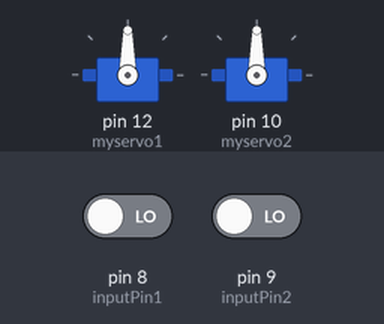
Bench run of a sketch on a simulated Arduino Uno, built with avr-gcc and run on an emulated ATmega328P. Shown: 2 × servo. The inputs (shaded band) are chosen by the test bench; at power-on: pin 8 (inputPin1) LOW, pin 9 (inputPin2) LOW.

Above: at 0.05 s.
At 10.55 s:
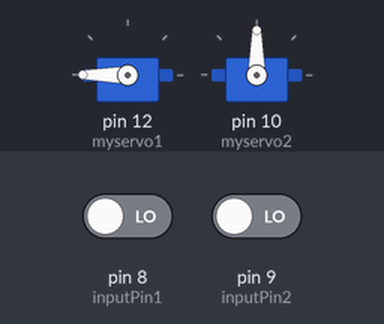
At 21.2 s:
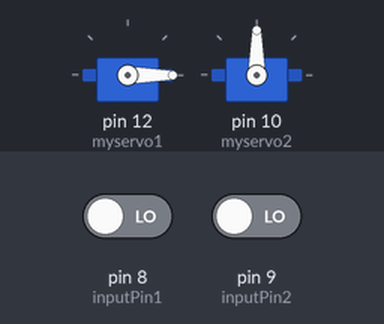
At 42.5 s:
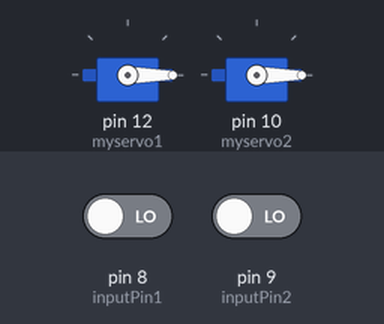
Timing chart, 0 to 55.3 s (numbered marks = the images above):
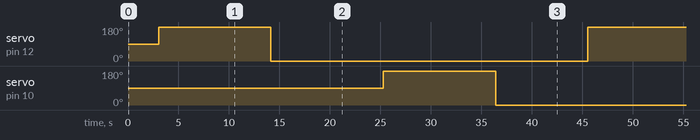

Measured:
- by itself, servo on pin 12 (myservo1), servo on pin 10 (myservo2): alternates 180° for 11.1 s and 0° for 31.4 s

The sketch:

Stepper_1_Control_gerak_OK.ino
```cpp
#include <Servo.h>

#define dirPin_step1 2
#define stepPin_step1 3
#define dirPin_step2 6
#define stepPin_step2 5
#define steps1PerRevolution 1200
#define steps2PerRevolution 1000

int inputPin1 = 8;
int inputPin2 = 9;
int val1 = 0;
int val2 = 0;

Servo myservo1, myservo2;

void setup() {
  // Declare pin sebagai output
  pinMode(stepPin_step1, OUTPUT);
  pinMode(dirPin_step1, OUTPUT);
  pinMode(stepPin_step2, OUTPUT);
  pinMode(dirPin_step2, OUTPUT);
  pinMode(inputPin1, INPUT); // sensor 1 sebagai input
  pinMode(inputPin2, INPUT); // sensor 2 sebagai input
  myservo1.attach(12);
  myservo2.attach(10);
}
void loop() {

  val1 = digitalRead(inputPin1);

  if (val1 == HIGH){
    // pass

    myservo1.write(0);
    delay(10);

    myservo2.write(0);
    delay(10);


  }

  else {

  /* --INI UNTUK STEPPER 2 BERGERAK KE BAWAH-- */

    digitalWrite(dirPin_step2, LOW); // turun
    // motor bergerak 4 step dikali dengan revolusi
    for (int i = 0; i < 4 * steps2PerRevolution; i++) {
      // perintah
      digitalWrite(stepPin_step2, HIGH);
      delayMicroseconds(250);
      digitalWrite(stepPin_step2, LOW);
      delayMicroseconds(250);
    }

    delay(1000); //delay 1 detik

    myservo1.write(180); //capit
    delay(10);

    delay(1000);

    digitalWrite(dirPin_step2, HIGH); //naik
    // motor bergerak 4 step dikali dengan revolusi
    for (int i = 0; i < 4 * steps2PerRevolution; i++) {
      // perintah
      digitalWrite(stepPin_step2, HIGH);
      delayMicroseconds(250);
      digitalWrite(stepPin_step2, LOW);
      delayMicroseconds(250);
    }

    delay(1000); //delay 1 detik

    /* --INI UNTUK STEPPER 1 BERGERAK KE KIRI-- */

    digitalWrite(dirPin_step1, HIGH); //kiri
    // motor bergerak 4 step dikali dengan revolusi
    for (int i = 0; i < 5 * steps1PerRevolution; i++) {
      // perintah
      digitalWrite(stepPin_step1, HIGH);
      delayMicroseconds(250);
      digitalWrite(stepPin_step1, LOW);
      delayMicroseconds(250);
    }

    delay(1000); // delay 1 detik

    /* --STEPPER 2 TURUN DAN NAIK KEMBALI -- */

    digitalWrite(dirPin_step2, LOW); //turun
    // motor bergerak 4 step dikali dengan revolusi
    for (int i = 0; i < 4 * steps2PerRevolution; i++) {
      // perintah
      digitalWrite(stepPin_step2, HIGH);
      delayMicroseconds(250);
      digitalWrite(stepPin_step2, LOW);
      delayMicroseconds(250);
    }

    delay(1000);

    myservo1.write(0); // Lepas
    delay(10);

    delay(1000); // delay 1 detik

    digitalWrite(dirPin_step2, HIGH); //naik
    // motor bergerak 4 step dikali dengan revolusi
    for (int i = 0; i < 4 * steps2PerRevolution; i++) {
      // perintah
      digitalWrite(stepPin_step2, HIGH);
      delayMicroseconds(250);
      digitalWrite(stepPin_step2, LOW);
      delayMicroseconds(250);
    }

    delay(1000);

    /* -- Stepper 1 bergerak ke kanan -- */

    digitalWrite(dirPin_step1, LOW); // kanan
    // motor bergerak 4 step dikali dengan revolusi
    for (int i = 0; i < 5 * steps1PerRevolution; i++) {
      // perintah
      digitalWrite(stepPin_step1, HIGH);
      delayMicroseconds(250);
      digitalWrite(stepPin_step1, LOW);
      delayMicroseconds(250);
    }

    delay(1000);

    /* -- STEPPER 2 TURUN DAN NAIK KEMBALI -- */

    digitalWrite(dirPin_step2, LOW); // turun
    // motor bergerak 4 step dikali dengan revolusi
    for (int i = 0; i < 4 * steps2PerRevolution; i++) {
      // perintah
      digitalWrite(stepPin_step2, HIGH);
      delayMicroseconds(250);
      digitalWrite(stepPin_step2, LOW);
      delayMicroseconds(250);
    }

    delay(1000); //delay 1 detik

    myservo2.write(180); // capit
    delay(10);

    delay(1000);

    digitalWrite(dirPin_step2, HIGH); //naik
    // motor bergerak 4 step dikali dengan revolusi
    for (int i = 0; i < 4 * steps2PerRevolution; i++) {
      // perintah
      digitalWrite(stepPin_step2, HIGH);
      delayMicroseconds(250);
      digitalWrite(stepPin_step2, LOW);
      delayMicroseconds(250);
    }

    delay(1000); //delay 1 detik

    /* -- Stepper 1 bergerak ke kanan -- */

    digitalWrite(dirPin_step1, HIGH); // kanan
    // motor bergerak 4 step dikali dengan revolusi
    for (int i = 0; i < 5 * steps1PerRevolution; i++) {
      // perintah
      digitalWrite(stepPin_step1, HIGH);
      delayMicroseconds(250);
      digitalWrite(stepPin_step1, LOW);
      delayMicroseconds(250);
    }

    delay(1000);

    /* -- STEPPER 2 TURUN DAN NAIK KEMBALI -- */

    digitalWrite(dirPin_step2, LOW); // turun
    // motor bergerak 4 step dikali dengan revolusi
    for (int i = 0; i < 4 * steps2PerRevolution; i++) {
      // perintah
      digitalWrite(stepPin_step2, HIGH);
      delayMicroseconds(250);
      digitalWrite(stepPin_step2, LOW);
      delayMicroseconds(250);
    }

    delay(1000);

    myservo2.write(0); // Lepas
    delay(10);

    delay(1000);

    digitalWrite(dirPin_step2, HIGH); //naik
    // motor bergerak 4 step dikali dengan revolusi
    for (int i = 0; i < 4 * steps2PerRevolution; i++) {
      // perintah
      digitalWrite(stepPin_step2, HIGH);
      delayMicroseconds(250);
      digitalWrite(stepPin_step2, LOW);
      delayMicroseconds(250);
    }
  }

  val2 = digitalRead(inputPin2);

  if (val2 == HIGH){
    //pass
  }

  else {

    /* -- Stepper 1 bergerak ke kanan -- */

    digitalWrite(dirPin_step1, LOW); // kanan
    // motor bergerak 4 step dikali dengan revolusi
    for (int i = 0; i < 5 * steps1PerRevolution; i++) {
      // perintah
      digitalWrite(stepPin_step1, HIGH);
      delayMicroseconds(250);
      digitalWrite(stepPin_step1, LOW);
      delayMicroseconds(250);
    }
  }
}
```
